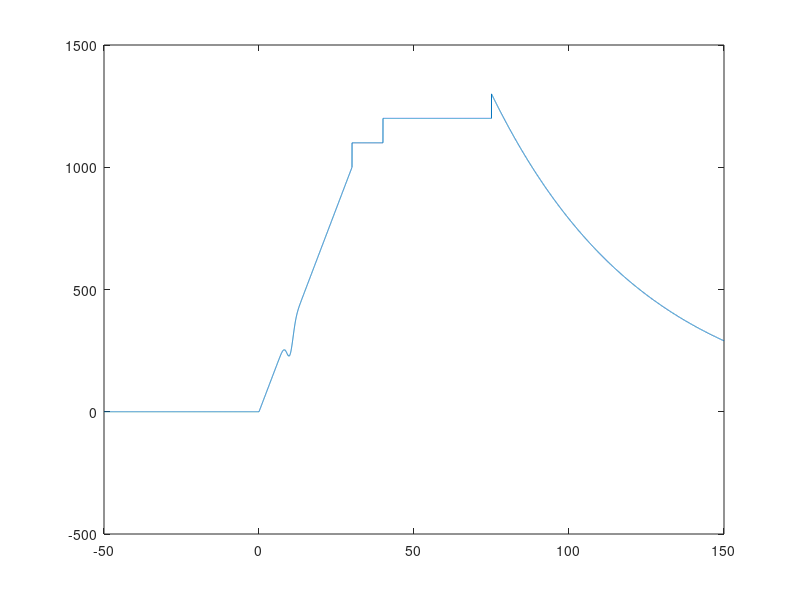

MATLAB code to generate this figure: (Note: this script raises an error after producing the figure.)
function GenerateSignals()

%% base velocity history
T=1/80; % ns
time=-50:T:150; % ns
velocity=zeros(size(time)); % m/s

t1=30;
v1=1000;
index=(time>0);
velocity(index)=time(index)*v1/t1;

index=(time>30) & (time<40);
velocity(index)=1100;

v2=1200;
t2=75;
index=(time>=40) & (time<t2);
velocity(index)=v2;

index=(time>=t2);
velocity(index)=(v2+100)*exp(-(time(index)-t2)/50);

velocity=velocity-100*exp(-(time-10).^2/(2*1^2));

plot(time,velocity);

time=time*1e-9; % convert ns to s
data=[time(:) velocity(:)];
filename='VelocityProfile.txt';
if exist(filename,'file')
    delete(filename)
end
SMASH.FileAccess.writeFile(filename,data,'%+#10.6e %+#10.6g\n',...
    {'Time (s) Velocity (m/s)'});

%% exampleA : velocity history only
params.wavelength=1550e-9;
params.fshift=1e9;
params.coupling='AC';
loadSMASH -program fringen
signalA=fringen('PDV',filename,params); 
signalA=signalA/(std(signalA)*sqrt(2)); % normalized amplitude to 1

noise=randn(size(signalA));
kernel=-11:11;
kernel=exp(-kernel.^2/(2*3^2));
noise=conv2(noise,kernel,'same');
sigma=0.20;
noise=noise*(sigma/std(noise));
signalA=signalA+noise;

N=numel(signalA);
N2=pow2(nextpow2(N));
transform=fft(signalA,N2);
T=T*1e-9;
f=(0:N2/2)/(N2*T);
f=[f -f(end-1:-1:2)];
profile=1./(1+(f/25e9).^30); % Butterworth filter
transform=transform.*profile(:);
signalA=ifft(transform,'symmetric');
signalA=signalA(1:N);

data=[time(:) signalA(:)];
filename='exampleA.txt';
if exist(filename,'file')
    delete(filename)
end
SMASH.FileAccess.writeFile(filename,data,'%#+10.6e %#+10.4g\n',...
    {'Time (s) Signal (arg)'});


%% exampleB

%% 

end